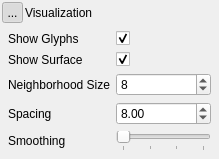
      <widget class="QWidget" name="visualizationPanel" native="true">
       <property name="sizePolicy">
        <sizepolicy hsizetype="Preferred" vsizetype="Fixed">
         <horstretch>0</horstretch>
         <verstretch>0</verstretch>
        </sizepolicy>
       </property>
       <layout class="QVBoxLayout" name="verticalLayout_10">
        <property name="spacing">
         <number>2</number>
        </property>
        <property name="leftMargin">
         <number>2</number>
        </property>
        <property name="topMargin">
         <number>2</number>
        </property>
        <property name="rightMargin">
         <number>2</number>
        </property>
        <property name="bottomMargin">
         <number>2</number>
        </property>
        <item>
         <widget class="QWidget" name="visualizationHeaderBackground" native="true">
          <layout class="QVBoxLayout" name="verticalLayout_11">
           <property name="leftMargin">
            <number>0</number>
           </property>
           <property name="topMargin">
            <number>0</number>
           </property>
           <property name="rightMargin">
            <number>0</number>
           </property>
           <property name="bottomMargin">
            <number>0</number>
           </property>
           <item>
            <widget class="QWidget" name="visualizationHeader" native="true">
             <property name="sizePolicy">
              <sizepolicy hsizetype="Preferred" vsizetype="Fixed">
               <horstretch>0</horstretch>
               <verstretch>0</verstretch>
              </sizepolicy>
             </property>
             <property name="minimumSize">
              <size>
               <width>215</width>
               <height>21</height>
              </size>
             </property>
             <layout class="QHBoxLayout" name="horizontalLayout_4">
              <property name="spacing">
               <number>2</number>
              </property>
              <property name="leftMargin">
               <number>0</number>
              </property>
              <property name="topMargin">
               <number>0</number>
              </property>
              <property name="rightMargin">
               <number>0</number>
              </property>
              <property name="bottomMargin">
               <number>0</number>
              </property>
              <item>
               <widget class="QToolButton" name="visualizationOpenButton">
                <property name="minimumSize">
                 <size>
                  <width>21</width>
                  <height>21</height>
                 </size>
                </property>
                <property name="maximumSize">
                 <size>
                  <width>21</width>
                  <height>21</height>
                 </size>
                </property>
                <property name="text">
                 <string>...</string>
                </property>
                <property name="icon">
                 <iconset resource="ShapeWorksView2.qrc">
                  <normaloff>:/ShapeWorksView2/images/DownArrowWhite.png</normaloff>:/ShapeWorksView2/images/DownArrowWhite.png</iconset>
                </property>
                <property name="checkable">
                 <bool>true</bool>
                </property>
                <property name="checked">
                 <bool>true</bool>
                </property>
               </widget>
              </item>
              <item>
               <widget class="QLabel" name="visualizationLabel">
                <property name="text">
                 <string>Visualization</string>
                </property>
               </widget>
              </item>
             </layout>
            </widget>
           </item>
          </layout>
         </widget>
        </item>
        <item>
         <widget class="QWidget" name="visualizationContent" native="true">
          <layout class="QVBoxLayout" name="verticalLayout_21">
           <property name="spacing">
            <number>2</number>
           </property>
           <property name="leftMargin">
            <number>6</number>
           </property>
           <property name="topMargin">
            <number>6</number>
           </property>
           <property name="rightMargin">
            <number>6</number>
           </property>
           <property name="bottomMargin">
            <number>6</number>
           </property>
           <item>
            <layout class="QGridLayout" name="gridLayout_6">
             <property name="spacing">
              <number>6</number>
             </property>
             <item row="2" column="0">
              <widget class="QLabel" name="label_8">
               <property name="minimumSize">
                <size>
                 <width>50</width>
                 <height>0</height>
                </size>
               </property>
               <property name="layoutDirection">
                <enum>Qt::LeftToRight</enum>
               </property>
               <property name="text">
                <string>Neighborhood Size</string>
               </property>
              </widget>
             </item>
             <item row="3" column="0">
              <widget class="QLabel" name="label_9">
               <property name="text">
                <string>Spacing</string>
               </property>
              </widget>
             </item>
             <item row="2" column="1">
              <widget class="QSpinBox" name="neighborhoodSpinBox">
               <property name="value">
                <number>8</number>
               </property>
              </widget>
             </item>
             <item row="3" column="1">
              <widget class="QDoubleSpinBox" name="spacingSpinBox">
               <property name="value">
                <double>8.000000000000000</double>
               </property>
              </widget>
             </item>
             <item row="0" column="0">
              <widget class="QLabel" name="label">
               <property name="text">
                <string>Show Glyphs</string>
               </property>
              </widget>
             </item>
             <item row="0" column="1">
              <widget class="QCheckBox" name="showGlyphs">
               <property name="text">
                <string/>
               </property>
               <property name="checked">
                <bool>true</bool>
               </property>
              </widget>
             </item>
             <item row="1" column="0">
              <widget class="QLabel" name="label_3">
               <property name="text">
                <string>Show Surface</string>
               </property>
              </widget>
             </item>
             <item row="1" column="1">
              <widget class="QCheckBox" name="showSurface">
               <property name="text">
                <string/>
               </property>
               <property name="checked">
                <bool>true</bool>
               </property>
              </widget>
             </item>
             <item row="4" column="0">
              <widget class="QLabel" name="smoothingLabel">
               <property name="text">
                <string>Smoothing</string>
               </property>
              </widget>
             </item>
             <item row="4" column="1">
              <widget class="QSlider" name="smoothingSlider">
               <property name="sizePolicy">
                <sizepolicy hsizetype="Preferred" vsizetype="Fixed">
                 <horstretch>0</horstretch>
                 <verstretch>0</verstretch>
                </sizepolicy>
               </property>
               <property name="maximum">
                <number>3</number>
               </property>
               <property name="pageStep">
                <number>1</number>
               </property>
               <property name="orientation">
                <enum>Qt::Horizontal</enum>
               </property>
               <property name="tickPosition">
                <enum>QSlider::TicksBelow</enum>
               </property>
              </widget>
             </item>
            </layout>
           </item>
          </layout>
         </widget>
        </item>
       </layout>
      </widget>
